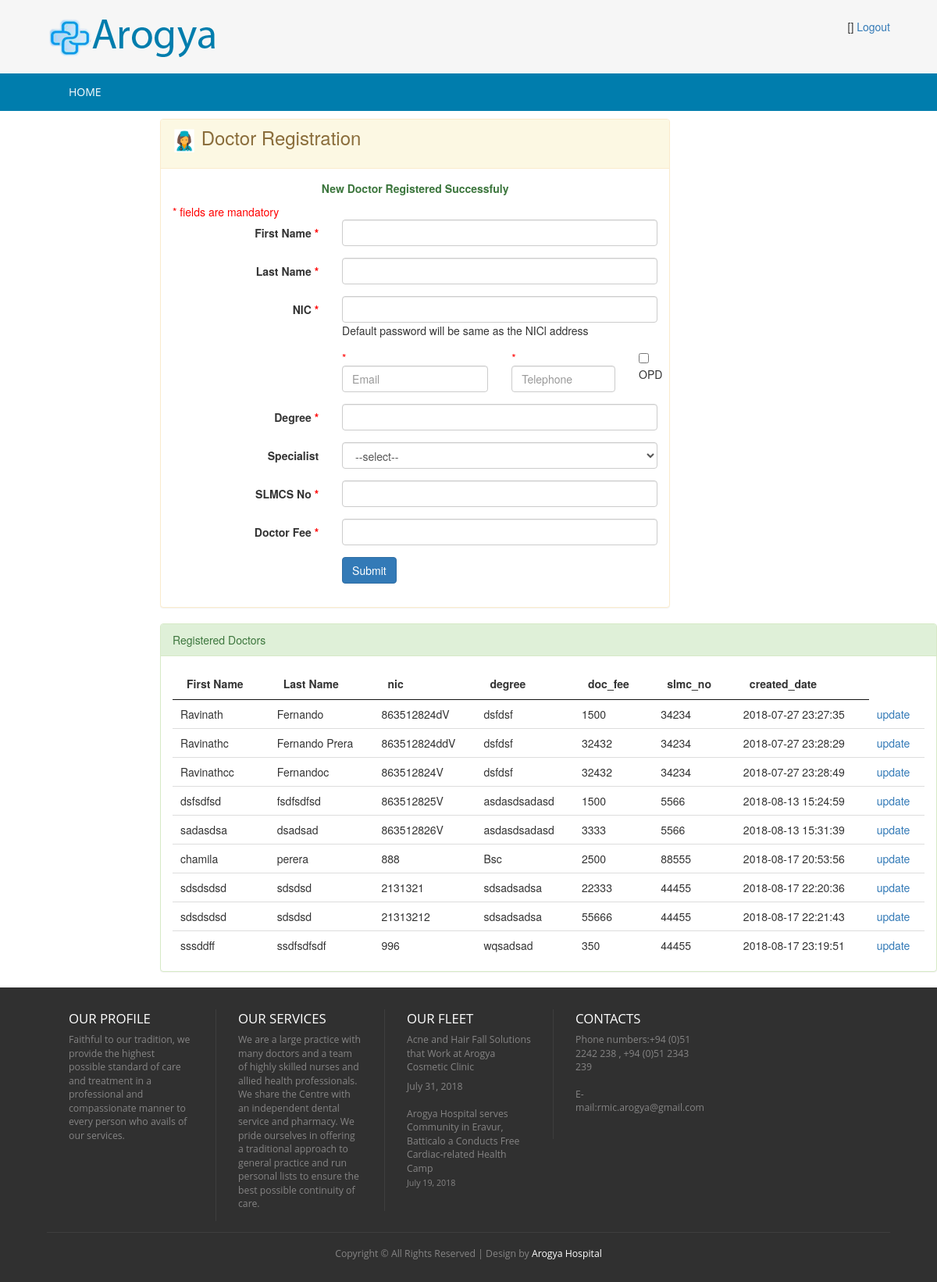
Before: /index.php/admin_controller/DoctorRegistration with the older database file.
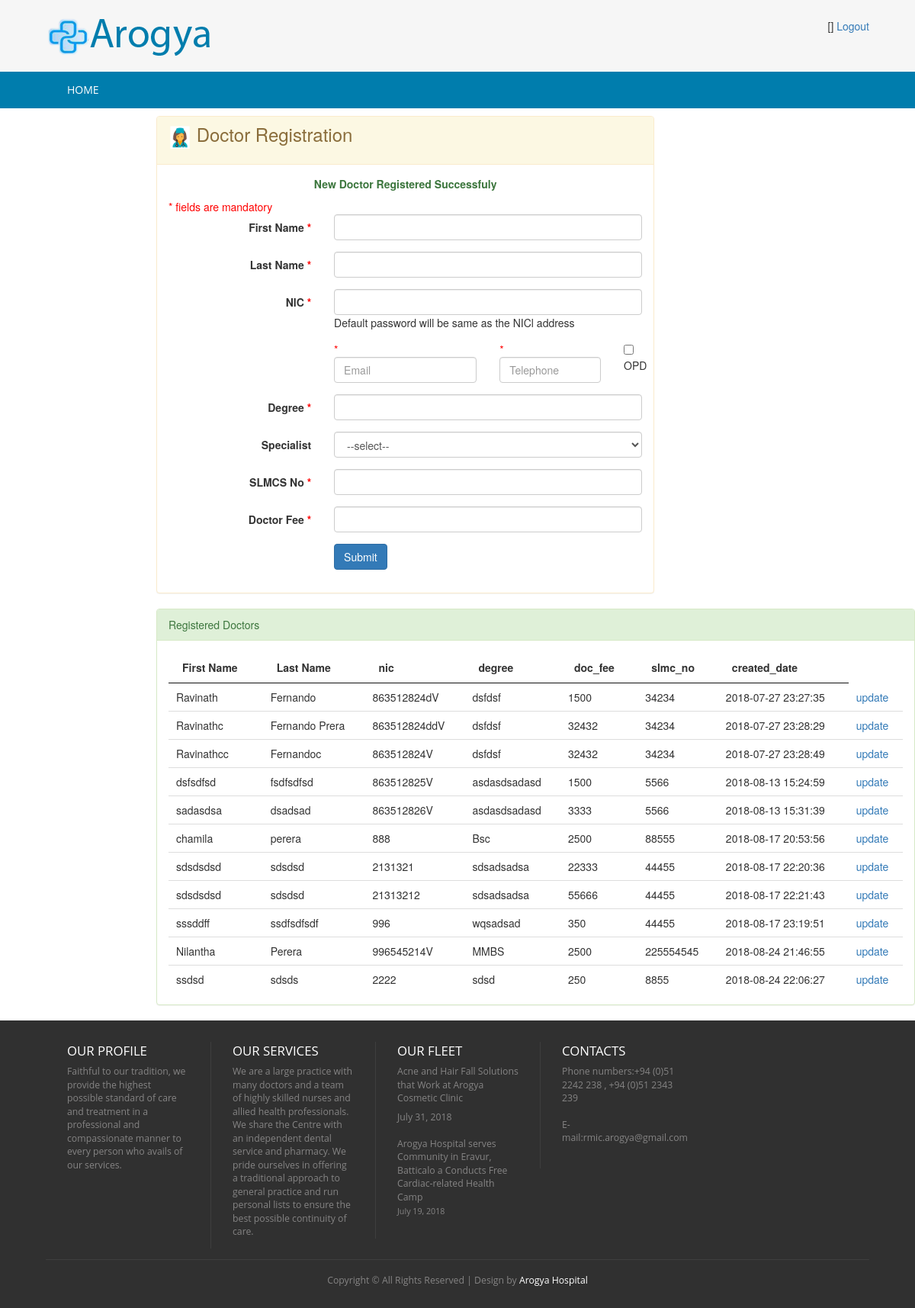
After: the same page with the newer database file.
### tables this page shows
CREATE TABLE `hms_doctor` (
  `id` int(5) NOT NULL AUTO_INCREMENT,
  `first_name` varchar(100) DEFAULT NULL,
  `last_name` varchar(100) DEFAULT NULL,
  `nic` varchar(12) DEFAULT NULL,
  `pword` text,
  `email` varchar(50) DEFAULT NULL,
  `telephone` varchar(20) DEFAULT NULL,
  `degree` varchar(200) DEFAULT NULL,
  `specialist_id` int(5) DEFAULT NULL,
  `doc_fee` int(5) DEFAULT NULL,
  `slmc_no` varchar(20) DEFAULT NULL,
  `status_code` varchar(20) DEFAULT 'ACTIVE',
  `category` varchar(20) DEFAULT 'OPD',
  `created_date` timestamp NOT NULL DEFAULT CURRENT_TIMESTAMP,
  `created_user` int(5) DEFAULT NULL,
  `user_role` varchar(20) DEFAULT 'DOCTOR',
  PRIMARY KEY (`id`),
  UNIQUE KEY `NewIndex1` (`nic`)
);

### application/controllers/Admin_Controller.php (called while the page is built, shortened)
<?php
class Admin_Controller extends CI_Controller {
    public function DoctorRegistration() {
        $this->load->model(array('Doctor'));
        $doctor = new Doctor();
        $doctor->getPostData();
        $doctor->created_user = $this->session->userdata('userbean')->id;
        $db_error = $this->db->error();
        if (!empty($db_error)) {
            $data['msg'] = '<p class="text-error"> Invalid or duplicate entry found </p>';
        } else {
            $data['msg'] = '<p class="text-success">New registration has been successful, please login ,<br> Patient Reg No ' . $patient->id . ' </p>';
        }
        $doctor_list = $doctor->get();
        $data['doctor_list'] = $doctor_list;
        $data['msg'] = '<p class="text-success">New Doctor Registered Successfuly</p>';
        $this->load->view('admin/admin-doctor-registration', $data);
    }
}

### index.php (called while the page is built, shortened)
<?php
require_once BASEPATH.'core/CodeIgniter.php';

### application/core/my_model.php (called while the page is built, shortened)
<?php
class MY_Model extends CI_Model{
    private function insert(){
        $this->db->insert($this::DB_TABLE,$this);
    }
    public function get($limit=0,$offset = 0) {
        if($limit){
            $query = $this->db->get($this::DB_TABLE,$limit,$offset);
        }else{
            $query = $this->db->get($this::DB_TABLE);
        }
        $ret_val = array();
        foreach ($query->result() as $row) {
            $model = new $class;
            $model->populate($row);
            $ret_val[$row->{$this::DB_TABLE_PK}] = $model;
        }
        return $ret_val;
    }
}

### application/views/admin/admin-doctor-registration.php (the view, shortened to what the changed rows need)
<!DOCTYPE HTML>
<html>
    <head>
        <link href="<?php echo base_url('css/style.css'); ?>" rel="stylesheet" type="text/css"  media="all" />
        <link href="<?php echo base_url('css/bootstrap.css'); ?>" rel="stylesheet" type="text/css"/>
        <link rel="stylesheet" href="<?php echo base_url('css/responsiveslides.css') ?>">
    </head>
    <body>
        <div class="content">
            <div class="row">
                <div class="col-md-10">
                    <div class="panel panel-success">
                        <div class="panel-body">
                            <table id="example" class="display" cellspacing="0" width="100%">
                                <thead>
                                    <tr>
                                        <th>First Name</th>
                                        <th>Last Name</th>
                                        <th>nic</th>
                                        <th>degree</th>
                                        <th>doc_fee</th>
                                        <th>slmc_no</th>
                                        <th>created_date</th>
                                    </tr>
                                </thead>
                                <tbody>
                                    <?php foreach ($doctor_list as $value) {
                                        ?>
                                        <tr>
                                            <td><?= $value->first_name ?></td>
                                            <td><?= $value->last_name ?></td>
                                            <td><?= $value->nic ?></td>
                                            <td><?= $value->degree ?></td>
                                            <td><?= $value->doc_fee ?></td>
                                            <td><?= $value->slmc_no ?></td>
                                            <td><?= $value->created_date ?></td>
                                            <td> <a href="<?= base_url('Admin_Controller/loadDoctorUpdate/'.$value->id) ?>">update</a></td>
                                        </tr>
                                        <?php
                                    }
                                    ?>
                                </tbody>
                            </table>
                            <link href="<?php echo base_url('css/jquery.dataTables.min.css'); ?>" rel="stylesheet" type="text/css"/>
                        </div>
                    </div>
                </div>
            </div>
        </div>
    </body>
</html>

Changed rows visible on the page:
added hms_doctor: first_name "Nilantha", last_name "Perera", nic "996545214V", degree "MMBS", doc_fee "2500", slmc_no "225554545", created_date "2018-08-24 21:46:55"
added hms_doctor: first_name "ssdsd", last_name "sdsds", nic "2222", degree "sdsd", doc_fee "250", slmc_no "8855", created_date "2018-08-24 22:06:27"
